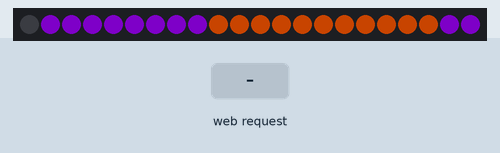
Bench run of a sketch on a simulated ESP8266 (NodeMCU). Parts: 22 RGB LEDs in strip order, left to right. Inputs (shaded band) come from the test bench. Dim RGB values are drawn brighter than linear; not simulated (calls return 0 or success): arduino_secrets.h; what the sketch prints to the serial monitor is not drawn.

Above: at 1.2 s.
1.3 s: HTTP request GET /set-color?top=yellow received
At 2.1 s:
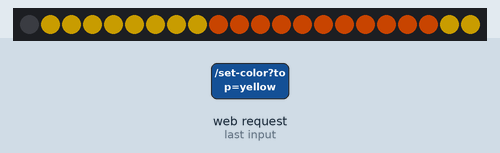
2.8 s: HTTP request GET /set-color?top=red received
At 3.2 s:
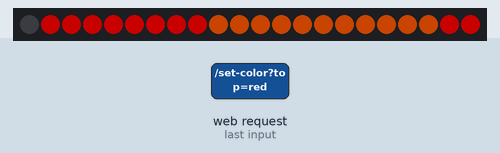
4.3 s: HTTP request GET /set-color?top=green received
At 5.5 s:
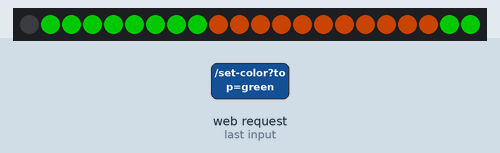
5.8 s: HTTP request GET /set-color?bottom=yellow received
At 6.8 s:
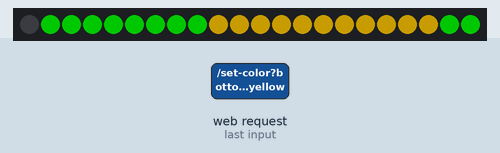
7.3 s: HTTP request GET /set-color?top=1 received
At 7.8 s:
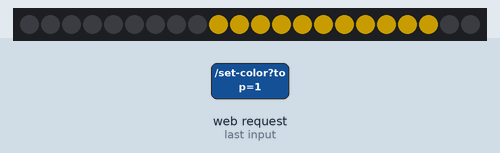
8.8 s: HTTP request GET /set-color?bottom=green received
At 10.2 s:
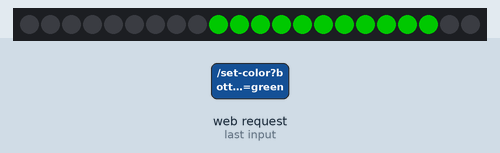
Timing chart, 0 to 11.3 s (numbered marks = the images above; inputs shaded):
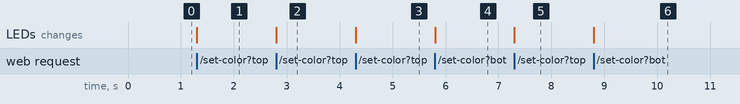

The sketch:

esp8266-lightbox-captive-portal.ino
```cpp
#include <DNSServer.h>
#include <WiFiUdp.h>
#include <ESPAsyncTCP.h>
#include "ESPAsyncWebSrv.h"
#include <ESP8266WiFi.h>

#include <Adafruit_NeoPixel.h>

#include "arduino_secrets.h"
String ssid = AP_SSID;

// set the pin you'll be sending the digital signal on to your addressable LEDs
#define LED_PIN D4
// update this for your total LED count
#define LED_COUNT 22
// set the start and end of the LEDs you'll designate as "bottom", all other LEDs will be considered "top"
#define LED_BOTTOM_START 9
#define LED_BOTTOM_END 19

DNSServer dnsServer;
AsyncWebServer server(80);

Adafruit_NeoPixel strip(LED_COUNT, LED_PIN, NEO_GRB + NEO_KHZ800);

// select your default colors
String top = "purple";
String bottom = "orange";

// color options can be added to top and bottom
// define the RGB in function handlePixelColor
const char index_html[] PROGMEM = R"rawliteral(
<!DOCTYPE HTML><html><head>
  <title>Color Picker</title>
  <meta name="viewport" content="width=device-width, initial-scale=1">
  </head><body>
  <h3>Select Colors</h3>
  <br><br>
  <form action="/set-color">
    <br>
    Top:
    <select name="top">
      <option value="red">Red</option>
      <option value="orange">Orange</option>
      <option value="yellow">Yellow</option>
      <option value="green">Green</option>
      <option value="teal">Teal</option>
      <option value="blue">Blue</option>
      <option value="purple">Purple</option>
      <option value="pink">Pink</option>
      <option value="white">White</option>
      <option value="black">Black</option>
    </select>
    <br>
    Bottom:
    <select name="bottom">
      <option value="red">Red</option>
      <option value="orange">Orange</option>
      <option value="yellow">Yellow</option>
      <option value="green">Green</option>
      <option value="blue">Blue</option>
      <option value="teal">Teal</option>
      <option value="purple">Purple</option>
      <option value="pink">Pink</option>
      <option value="white">White</option>
      <option value="black">Black</option>
    </select>
    <input type="submit" value="Submit">
  </form>
</body></html>)rawliteral";

class CaptiveRequestHandler : public AsyncWebHandler {
public:
  CaptiveRequestHandler() {}
  virtual ~CaptiveRequestHandler() {}

  bool canHandle(AsyncWebServerRequest *request){
    //request->addInterestingHeader("ANY");
    return true;
  }

  void handleRequest(AsyncWebServerRequest *request) {
    request->send_P(200, "text/html", index_html);
  }
};

void setupServer(){
  server.on("/", HTTP_GET, [](AsyncWebServerRequest *request){
    request->send_P(200, "text/html", index_html);
    Serial.println("Client Connected");
  });

  server.on("/set-color", HTTP_GET, [] (AsyncWebServerRequest *request) {
    if (request->hasParam("top")) {
      top = request->getParam("top")->value();
    }

    if (request->hasParam("bottom")) {
      bottom = request->getParam("bottom")->value();
    }

    request->send(200, "text/html", "The values entered by you have been successfully sent to the device <br><a href=\"/\">Return to Home Page</a>");
  });
}

void handleStrip() {
  // first pixel will be our (possibly) unreliable level shifter from 3.3v to 5v
  // esp8266 GPIOs are 3.3v which can be unreliable without a level shifter
  // cover the first LED to prevent unexpected flickering
  strip.setPixelColor(0, strip.Color(0, 0, 0));

  // set all our base color (top)
  for (int i = 1; i < LED_COUNT; i++) {
    handlePixelColor(i, top);
  }

  // come back and set pixels 9 to 19 as bottom color
  for (int i = LED_BOTTOM_START; i <= LED_BOTTOM_END; i++) {
    handlePixelColor(i, bottom);
  }
  strip.show();
}

// you can add colors in the html as <option> in top and bottom, then define that color here
void handlePixelColor(int i, String color) {
  if (color == "red") {
    strip.setPixelColor(i, strip.Color(255, 0, 0));
  }
  else if (color == "orange") {
    strip.setPixelColor(i, strip.Color(255, 87, 0));
  }
  else if (color == "yellow") {
    strip.setPixelColor(i, strip.Color(255, 200, 0));
  }
  else if (color == "green") {
    strip.setPixelColor(i, strip.Color(0, 255, 0));
  }
  else if (color == "teal") {
    strip.setPixelColor(i, strip.Color(0, 255, 160));
  }
  else if (color == "blue") {
    strip.setPixelColor(i, strip.Color(0, 0, 255));
  }
  else if (color == "purple") {
    strip.setPixelColor(i, strip.Color(160, 0, 255));
  }
  else if (color == "pink") {
    strip.setPixelColor(i, strip.Color(255, 80, 255));
  }
  else if (color == "white") {
    strip.setPixelColor(i, strip.Color(255, 255, 150));
  }
  else if (color == "black") {
    strip.setPixelColor(i, strip.Color(0, 0, 0));
  }
  else {
    strip.setPixelColor(i, strip.Color(0, 0, 0));
  }
}

void setup(){
  strip.begin();           // INITIALIZE NeoPixel strip object (REQUIRED)
  strip.setBrightness(100);

  //your other setup stuff...
  Serial.begin(115200);
  Serial.println();
  Serial.println("Setting up AP Mode");
  WiFi.mode(WIFI_AP);
  WiFi.softAP(ssid);
  Serial.print("AP IP address: ");Serial.println(WiFi.softAPIP());
  setupServer();

  Serial.println("Starting DNS Server");
  dnsServer.start(53, "*", WiFi.softAPIP());
  server.addHandler(new CaptiveRequestHandler()).setFilter(ON_AP_FILTER);//only when requested from AP
  //more handlers...
  server.begin();

  WiFi.setSleepMode(WIFI_NONE_SLEEP);
}

void loop(){
  dnsServer.processNextRequest();
  handleStrip();
}
```

Measured:
- after the input at 1.3 s, the LEDs: first change at once (image 1 shows a later state)
- after the input at 2.8 s, the LEDs: change at once (image 2)
- after the input at 4.3 s, the LEDs: change at once (image 3)
- after the input at 5.8 s, the LEDs: change at once (image 4)
- after the input at 7.3 s, the LEDs: change at once (image 5)
- after the input at 8.8 s, the LEDs: change at once (image 6)
